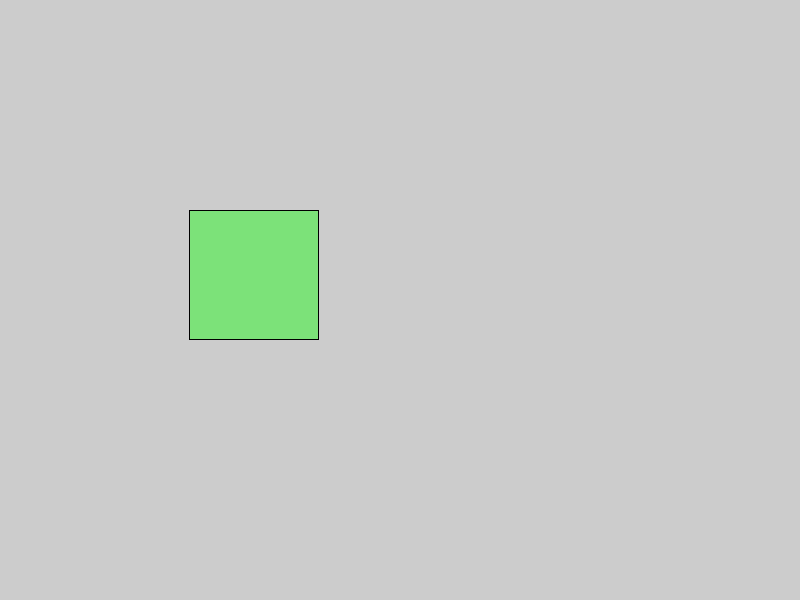
Frame 1 (no input)
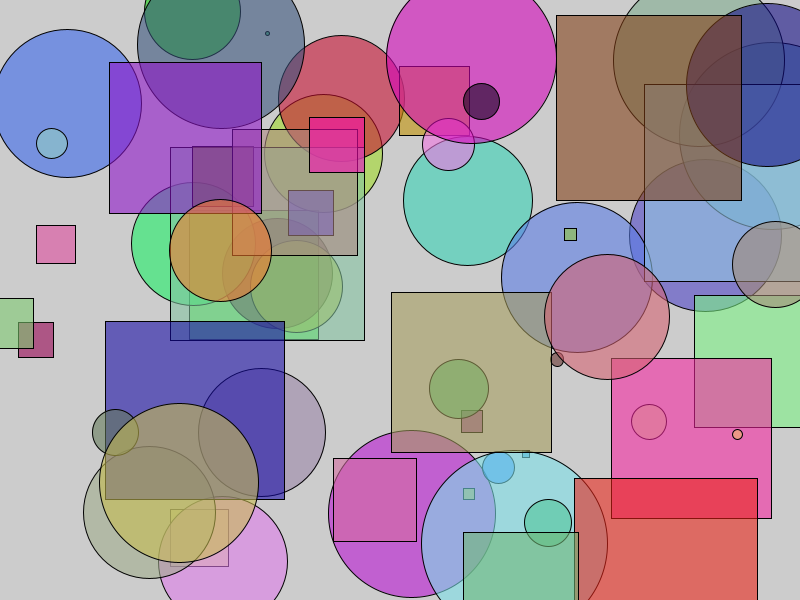
Frame 60 (the mouse pressed at the canvas centre just before this capture)
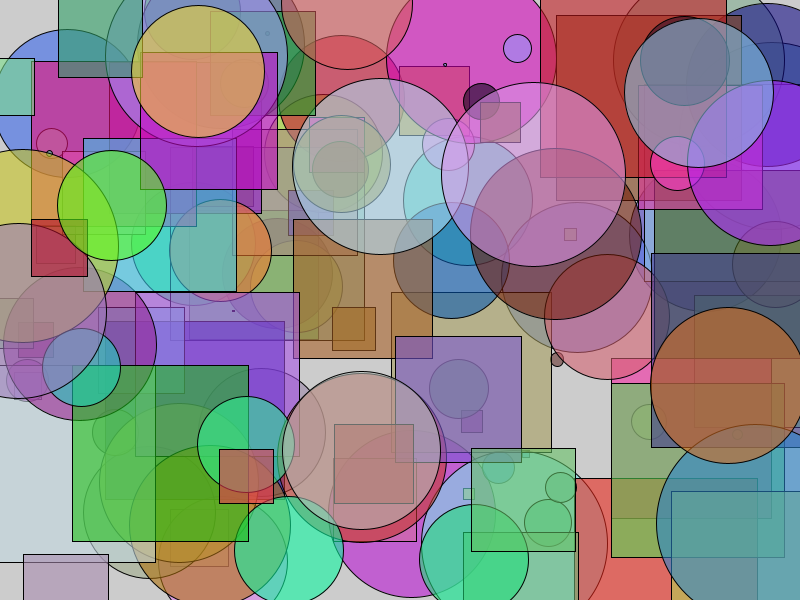
Frame 120 (the mouse held since frame 60 and released just before this capture)

The Processing sketch that drew these frames (run headless with seeded random() and noise(); from frame 60 on, the mouse is pressed at the canvas centre):

// Processing sketch: processing_173129
// ── processing_173129.pde


void setup() {
  size(800, 600);
  rectMode(CENTER);
}

void draw() {
  float radius = random(200);
  fill(random(255), random(255), random(255), 147);
  if(random(10) > 5) {
    rect(random(width), random(height), radius, radius);
  } else {
    ellipse(random(width), random(height), radius, radius);
  }
}
